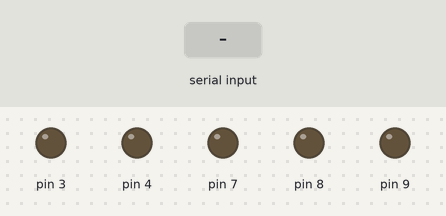
This sketch was run on a simulated Arduino Uno, built with avr-gcc and run on an emulated ATmega328P. Shown: output pins drawn as LEDs (lit = HIGH). Inputs (shaded band) come from the test bench. Pins used as bus, display or sensor lines are not drawn; what the sketch prints to the serial monitor is not drawn.

Above: at 1.2 s.
1.3 s: "1" received over the second serial link
At 2.3 s:
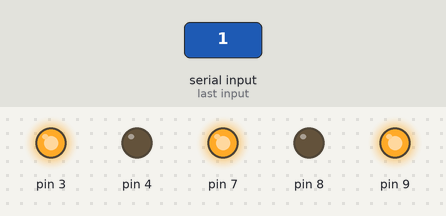
2.8 s: "0" received over the second serial link
At 3.5 s:
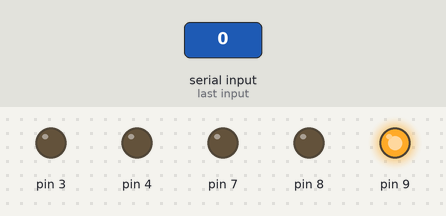
4.3 s: "2" received over the second serial link
At 4.6 s:
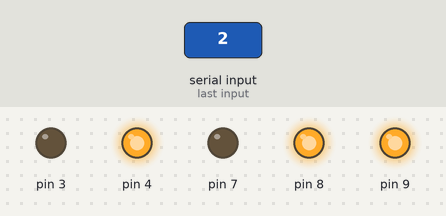
5.8 s: "3" received over the second serial link
At 7.0 s:
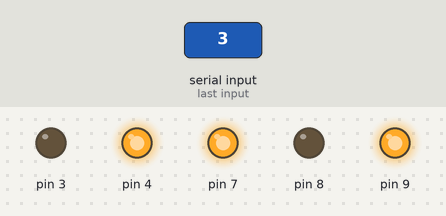
7.3 s: "4" received over the second serial link
At 8.1 s:
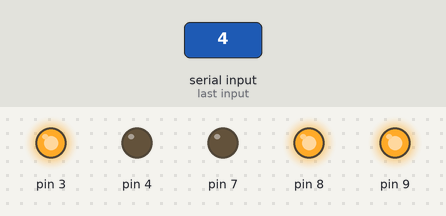
Timing chart, 0 to 9.8 s (numbered marks = the images above; inputs shaded):
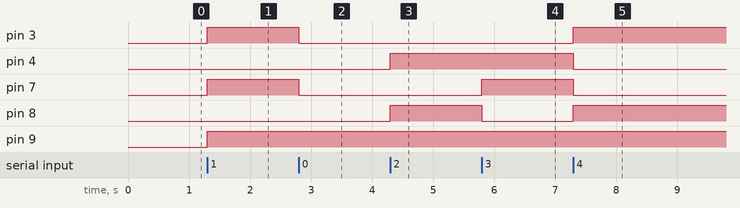

The sketch:

BluetoothTest.ino
```cpp
#include <SoftwareSerial.h>
#include "Car.h"

//2015:12:289108
//08:6d:41:be:59:20
//AT+PAIR=0026,5C,C9B900
//
SoftwareSerial btport(5, 6);
Car car =Car();
char var;
void setup() {
    Serial.begin(19200);
    btport.begin(115200);
    Serial.println("Enter AT commands:");
    btport.println("Hello, world?");
}

void loop()

{
    if (btport.available()){
      var = btport.read();
      if(var == '0'){//停止
        car.stop();
        Serial.write("stop");
        btport.write("stop");
      }
      else if(var == '1'){//前進
        car.forward();
        Serial.write("forward");
        btport.write("forward");
      }
      else if(var == '2'){//後退
        car.back();
        Serial.write("back");
        btport.write("back");
      }
      else if(var == '3'){//回転
        car.spin_l();
        Serial.write("spin_l");
        btport.write("spin_l");
      }
      else if(var == '4'){//回転
        car.spin_r();
        Serial.write("spin_r");
        btport.write("spin_r");
      }
      Serial.write(var);
    }
    if (Serial.available()){
      btport.write(Serial.read());
    }
}
```

Car.cpp
```cpp
#include "Arduino.h"
#include "Car.h"
#include "Motor.h"

Motor left = Motor(7,8,9);
Motor right = Motor(3,4,5);
int speed;

Car::Car(){
  speed = 255;
}

void Car::stop(){
  left.stop();
  right.stop();
  }
void Car::set_speed(int sp){
  speed = sp;
  }

void Car::forward(){
  left.forward(speed);
  right.forward(speed);
}

void Car::back(){
  left.reverce(speed);
  right.reverce(speed);
}

void Car::spin_l(){
  left.forward(speed);
  right.reverce(speed);
}

void Car::spin_r(){
  left.reverce(speed);
  right.forward(speed);
}
```

Car.h
```cpp
#ifndef Car_h
#define Car_h
#endif

class Car{
public:
  Car();
  void stop();
  void forward();
  void back();
  void spin_l();
  void spin_r();
  int speed;
  void set_speed(int sp);
};
```

Motor.cpp
```cpp
#include "Arduino.h"
#include "Motor.h"

int MOTOR_IN1;
int MOTOR_IN2;
int MOTOR_REF;

Motor::Motor(int in1,int in2,int ref){
  MOTOR_IN1 = in1;
  pinMode(MOTOR_IN1,OUTPUT);

  MOTOR_IN2 = in2;
  pinMode(MOTOR_IN2,OUTPUT);

  MOTOR_REF = ref;
}

void Motor::stop(){
  digitalWrite(MOTOR_IN1,LOW);
  digitalWrite(MOTOR_IN2,LOW);
}

void Motor::forward(int m_speed){
  digitalWrite(MOTOR_IN1,HIGH);
  digitalWrite(MOTOR_IN2,LOW);
  analogWrite(MOTOR_REF,m_speed);
  }
void Motor::reverce(int m_speed){
  digitalWrite(MOTOR_IN1,LOW);
  digitalWrite(MOTOR_IN2,HIGH);
  analogWrite(MOTOR_REF,m_speed);
  }
```

Motor.h
```cpp
#ifndef Motor_h
#define Motor_h
#endif

class Motor{
public:
  Motor(int in1,int in2,int ref);
  int MOTOR_IN1;
  int MOTOR_IN2;
  int MOTOR_REF;
  void stop();
  void forward(int m_speed);
  void reverce(int m_speed);

};
```

Measured:
- after the input at 1.3 s, pin 3, pin 7, pin 9: LOW → HIGH at once
- after the input at 2.8 s, pin 3, pin 7: HIGH → LOW at once
- after the input at 4.3 s, pin 4, pin 8: LOW → HIGH at once
- after the input at 5.8 s, pin 7: LOW → HIGH at once; pin 8: HIGH → LOW at once
- after the input at 7.3 s, pin 3, pin 8: LOW → HIGH at once; pin 4, pin 7: HIGH → LOW at once
